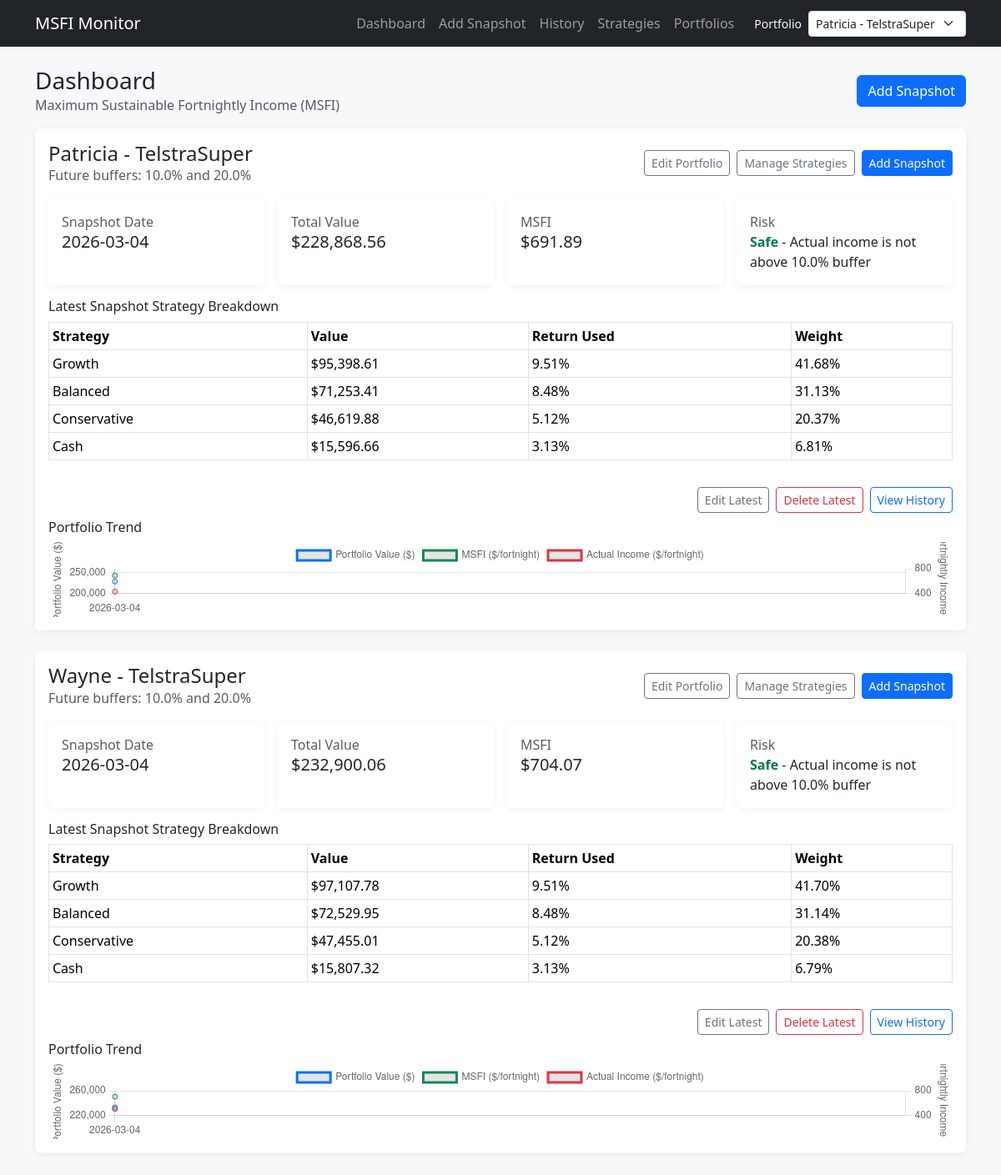
The page / on the database its author committed.
### tables this page shows
CREATE TABLE portfolios (
            id INTEGER PRIMARY KEY AUTOINCREMENT,
            name TEXT NOT NULL UNIQUE,
            buffer_1_percent REAL NOT NULL,
            buffer_2_percent REAL NOT NULL,
            created_at TEXT NOT NULL DEFAULT CURRENT_TIMESTAMP
        );

CREATE TABLE snapshots (
            id INTEGER PRIMARY KEY AUTOINCREMENT,
            portfolio_id INTEGER NOT NULL,
            snapshot_date TEXT NOT NULL,
            total_value REAL NOT NULL,
            weighted_return REAL NOT NULL,
            annual_earnings REAL NOT NULL,
            msfi REAL NOT NULL,
            buffer_1_percent REAL NOT NULL,
            buffer_2_percent REAL NOT NULL,
            buffer_1_value REAL NOT NULL,
            buffer_2_value REAL NOT NULL,
            actual_income REAL NOT NULL,
            risk_status TEXT NOT NULL,
            notes TEXT,
            created_at TEXT NOT NULL DEFAULT CURRENT_TIMESTAMP,
            FOREIGN KEY (portfolio_id) REFERENCES portfolios(id) ON DELETE RESTRICT
        );

CREATE TABLE snapshot_strategy_values (
            id INTEGER PRIMARY KEY AUTOINCREMENT,
            snapshot_id INTEGER NOT NULL,
            strategy_id INTEGER NOT NULL,
            strategy_value REAL NOT NULL,
            return_used REAL NOT NULL,
            FOREIGN KEY (snapshot_id) REFERENCES snapshots(id) ON DELETE CASCADE,
            FOREIGN KEY (strategy_id) REFERENCES strategies(id) ON DELETE RESTRICT
        );

CREATE TABLE strategies (
            id INTEGER PRIMARY KEY AUTOINCREMENT,
            portfolio_id INTEGER NOT NULL,
            name TEXT NOT NULL,
            default_return_5yr REAL NOT NULL,
            active_flag INTEGER NOT NULL DEFAULT 1,
            created_at TEXT NOT NULL DEFAULT CURRENT_TIMESTAMP,
            UNIQUE(portfolio_id, name),
            FOREIGN KEY (portfolio_id) REFERENCES portfolios(id) ON DELETE RESTRICT
        );

### app.py (the view)
    @app.route("/")
    def dashboard():
        portfolios = get_all_portfolios()
        feedback_portfolio_id = request.args.get("income_update_portfolio_id", type=int)
        feedback_status = request.args.get("income_update_status", "")
        feedback_message = request.args.get("income_update_message", "")
        sections: list[dict] = []
        for portfolio in portfolios:
            portfolio_id = int(portfolio["id"])
            latest = get_latest_snapshot_by_portfolio(portfolio_id)
            latest_strategy_rows = []
            if latest is not None:
                latest_strategy_rows = [dict(row) for row in get_snapshot_strategy_rows(int(latest["id"]))]
                for row in latest_strategy_rows:
                    value = float(row["strategy_value"])
                    total = float(latest["total_value"])
                    weight = (value / total) if total > 0 else 0.0
                    row["weight_percent"] = round(weight * 100, 2)
            chart_rows = get_chart_snapshots_by_portfolio(portfolio_id)
            chart_data = {
                "labels": [row["snapshot_date"] for row in chart_rows],
                "portfolio_values": [float(row["total_value"]) for row in chart_rows],
                "msfi_values": [float(row["msfi"]) for row in chart_rows],
                "actual_income_values": [float(row["actual_income"]) for row in chart_rows],
            }
            sections.append(
                {
                    "portfolio": dict(portfolio),
                    "latest": dict(latest) if latest is not None else None,
                    "latest_strategy_rows": latest_strategy_rows,
                    "chart_data": chart_data,
                    "income_update_status": feedback_status if feedback_portfolio_id == portfolio_id else "",
                    "income_update_message": feedback_message if feedback_portfolio_id == portfolio_id else "",
                }
            )
        return render_template("dashboard.html", sections=sections, focus_portfolio_id=request.args.get("focus_portfolio_id", type=int))

### app.py (called while the page is built)
def _risk_explanation(risk_status: str, buffer_1_percent: float, buffer_2_percent: float | None = None) -> str:
    buffer_1_label = round(buffer_1_percent * 100, 2)
    buffer_2_label = round((buffer_2_percent if buffer_2_percent is not None else buffer_1_percent) * 100, 2)
    if risk_status == "Overdrawing":
        return "Actual income is above MSFI"
    if risk_status == "Alert":
        return f"Actual income exceeds {buffer_1_label}% buffer"
    if risk_status == "Caution":
        return f"Actual income exceeds {buffer_2_label}% buffer"
    return f"Actual income is not above {buffer_2_label}% buffer"

### database.py (called while the page is built)
def get_db():
    if "db" not in g:
        app_config = g.get("app_config", current_app.config)
        database_path = app_config["DATABASE"]
        connection = sqlite3.connect(database_path)
        connection.row_factory = sqlite3.Row
        connection.execute("PRAGMA foreign_keys = ON")
        g.db = connection
    return g.db

### models.py (called while the page is built)
def get_all_portfolios():
    db = get_db()
    return db.execute("SELECT * FROM portfolios ORDER BY name ASC").fetchall()

def get_latest_snapshot_by_portfolio(portfolio_id: int):
    db = get_db()
    return db.execute(
        """
        SELECT *
        FROM snapshots
        WHERE portfolio_id = ?
        ORDER BY snapshot_date DESC, id DESC
        LIMIT 1
        """,
        (portfolio_id,),
    ).fetchone()

def get_chart_snapshots_by_portfolio(portfolio_id: int):
    db = get_db()
    return db.execute(
        """
        SELECT snapshot_date, total_value, msfi, actual_income
        FROM snapshots
        WHERE portfolio_id = ?
        ORDER BY snapshot_date ASC, id ASC
        """,
        (portfolio_id,),
    ).fetchall()

def get_snapshot_strategy_rows(snapshot_id: int):
    db = get_db()
    return db.execute(
        """
        SELECT ssv.*, st.name AS strategy_name, st.active_flag
        FROM snapshot_strategy_values ssv
        INNER JOIN strategies st ON st.id = ssv.strategy_id
        WHERE ssv.snapshot_id = ?
        ORDER BY st.id ASC
        """,
        (snapshot_id,),
    ).fetchall()

### templates/dashboard.html (shortened to what this page needs)
{% extends "base.html" %}
{% block content %}
<div class="d-flex justify-content-between align-items-center mb-3">
    <div>
        <h1 class="h3 m-0">Dashboard</h1>
        <div class="text-muted">Maximum Sustainable Fortnightly Income (MSFI)</div>
    </div>
    <a class="btn btn-primary" href="{{ url_for('add_snapshot', portfolio_id=nav_selected_portfolio_id) }}">Add Snapshot</a>
</div>
{% if sections %}
{% for section in sections %}
<section id="portfolio-{{ section.portfolio['id'] }}" class="mb-4">
    <div class="card p-3">
        <div class="d-flex justify-content-between align-items-center mb-3">
            <div>
                <h2 class="h4 mb-0">{{ section.portfolio["name"] }}</h2>
                <div class="text-muted">
                    Future buffers: {{ (section.portfolio["buffer_1_percent"] * 100)|round(2) }}% and
                    {{ (section.portfolio["buffer_2_percent"] * 100)|round(2) }}%
                </div>
            </div>
            <div class="d-flex gap-2">
                <a class="btn btn-outline-secondary btn-sm" href="{{ url_for('edit_portfolio', portfolio_id=section.portfolio['id']) }}">Edit Portfolio</a>
                <a class="btn btn-outline-secondary btn-sm" href="{{ url_for('strategies', portfolio_id=section.portfolio['id']) }}">Manage Strategies</a>
                <a class="btn btn-primary btn-sm" href="{{ url_for('add_snapshot', portfolio_id=section.portfolio['id']) }}">Add Snapshot</a>
            </div>
        </div>
        {% if section.latest %}
        <div class="row g-3 mb-3">
            <div class="col-md-3"><div class="card p-3 h-100"><div class="text-muted">Snapshot Date</div><div class="h5 mb-0">{{ section.latest["snapshot_date"] }}</div></div></div>
            <div class="col-md-3"><div class="card p-3 h-100"><div class="text-muted">Total Value</div><div class="h5 mb-0">${{ "{:,.2f}".format(section.latest["total_value"]) }}</div></div></div>
            <div class="col-md-3"><div class="card p-3 h-100"><div class="text-muted">MSFI</div><div class="h5 mb-0">${{ "{:,.2f}".format(section.latest["msfi"]) }}</div></div></div>
            <div class="col-md-3"><div class="card p-3 h-100"><div class="text-muted">Risk</div><div><span class="risk-{{ section.latest['risk_status'] }}">{{ section.latest["risk_status"] }}</span> - {{ risk_explanation(section.latest["risk_status"], section.latest["buffer_1_percent"]) }}</div></div></div>
        </div>
        <h3 class="h6">Latest Snapshot Strategy Breakdown</h3>
        <div class="table-responsive mb-3">
            <table class="table table-sm table-bordered align-middle">
                <thead>
                <tr>
                    <th>Strategy</th>
                    <th>Value</th>
                    <th>Return Used</th>
                    <th>Weight</th>
                </tr>
                </thead>
                <tbody>
                {% for row in section.latest_strategy_rows %}
                <tr>
                    <td>{{ row["strategy_name"] }}</td>
                    <td>${{ "{:,.2f}".format(row["strategy_value"]) }}</td>
                    <td>{{ "{:.2f}%".format(row["return_used"] * 100) }}</td>
                    <td>{{ "{:.2f}%".format(row["weight_percent"]) }}</td>
                </tr>
                {% endfor %}
                </tbody>
            </table>
        </div>
        <div class="d-flex justify-content-end gap-2 mb-2">
            <a class="btn btn-outline-secondary btn-sm" href="{{ url_for('edit_snapshot', snapshot_id=section.latest['id']) }}">Edit Latest</a>
            <form method="post" action="{{ url_for('remove_snapshot', snapshot_id=section.latest['id']) }}" onsubmit="return confirm('Delete this snapshot?');">
                <button type="submit" class="btn btn-outline-danger btn-sm">Delete Latest</button>
            </form>
            <a class="btn btn-outline-primary btn-sm" href="{{ url_for('history', portfolio_id=section.portfolio['id']) }}">View History</a>
        </div>
        <h3 class="h6">Portfolio Trend</h3>
        <canvas id="chart-{{ section.portfolio['id'] }}" height="90"></canvas>
        {% else %}
        <div class="alert alert-light border mb-0">
            No snapshots yet for this portfolio.
            <a href="{{ url_for('add_snapshot', portfolio_id=section.portfolio['id']) }}">Create first snapshot</a>.
        </div>
        {% endif %}
    </div>
</section>
{% endfor %}
{% else %}
<div class="card p-4">
    <p class="mb-3">No portfolios yet.</p>
    <a class="btn btn-primary" href="{{ url_for('portfolios') }}">Create Portfolio</a>
</div>
{% endif %}
{% endblock %}

### templates/base.html (style rules this page uses)
body { background-color: #f6f8fa; }
.card { border: 0; box-shadow: 0 0.125rem 0.5rem rgba(0, 0, 0, 0.06); }
.risk-Safe { color: #027a48; font-weight: 700; }

### rows shown on the page
portfolios: portfolio.name "Patricia - TelstraSuper", (section.portfolio['buffer_1_percent']*100)|round(2) "10.0", (section.portfolio['buffer_2_percent']*100)|round(2) "20.0"
snapshots: latest.snapshot_date "2026-03-04", latest.total_value "228,868.56", latest.msfi "691.89", latest.risk_status "Safe", risk_status+buffer_1_percent "Actual income is not above 10.0% buffer"
snapshot_strategy_values: strategy_name "Growth", strategy_value "95,398.61", row['return_used']*100 "9.51%", weight_percent "41.68%"
snapshot_strategy_values: strategy_name "Balanced", strategy_value "71,253.41", row['return_used']*100 "8.48%", weight_percent "31.13%"
snapshot_strategy_values: strategy_name "Conservative", strategy_value "46,619.88", row['return_used']*100 "5.12%", weight_percent "20.37%"
snapshot_strategy_values: strategy_name "Cash", strategy_value "15,596.66", row['return_used']*100 "3.13%", weight_percent "6.81%"
portfolios: portfolio.name "Wayne - TelstraSuper", (section.portfolio['buffer_1_percent']*100)|round(2) "10.0", (section.portfolio['buffer_2_percent']*100)|round(2) "20.0"
snapshots: latest.snapshot_date "2026-03-04", latest.total_value "232,900.06", latest.msfi "704.07", latest.risk_status "Safe", risk_status+buffer_1_percent "Actual income is not above 10.0% buffer"
snapshot_strategy_values: strategy_name "Growth", strategy_value "97,107.78", row['return_used']*100 "9.51%", weight_percent "41.70%"
snapshot_strategy_values: strategy_name "Balanced", strategy_value "72,529.95", row['return_used']*100 "8.48%", weight_percent "31.14%"
snapshot_strategy_values: strategy_name "Conservative", strategy_value "47,455.01", row['return_used']*100 "5.12%", weight_percent "20.38%"
snapshot_strategy_values: strategy_name "Cash", strategy_value "15,807.32", row['return_used']*100 "3.13%", weight_percent "6.79%"

### other values the page prints
form field value "Patricia - TelstraSuper"
